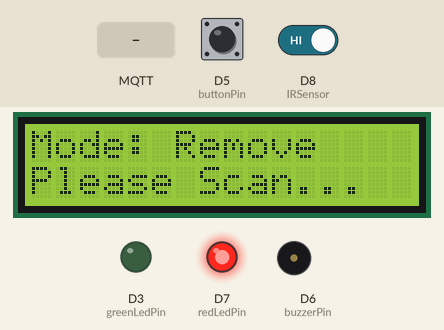
The sketch below on a simulated ESP8266 (NodeMCU). Parts: 16×2 character LCD, output pins drawn as LEDs (lit = HIGH), buzzer (waves = sounding). The inputs (shaded band) are chosen by the test bench; at power-on: D5 (buttonPin) HIGH, D8 (IRSensor) HIGH. WiFi joins after 1.5 s; servers stay silent unless stated; no MQTT or app messages arrive unless stated; what the sketch prints to the serial monitor is not drawn.

Above: at 3.3 s.
3.4 s: MQTT message "success" arrives on the first subscribed topic
At 4.8 s:
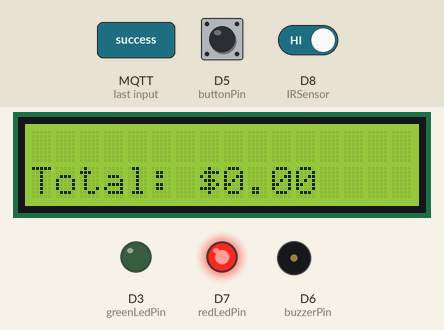
5.1 s: D5 (buttonPin) pulled LOW for 0.15 s
At 6.5 s:
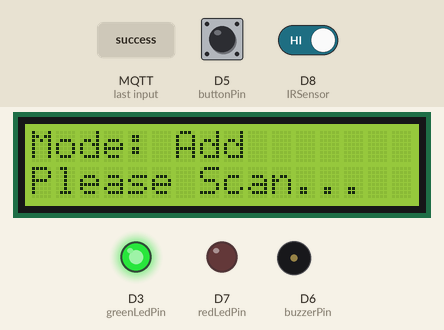
6.8 s: MQTT message "1" arrives on the first subscribed topic
At 7.5 s:
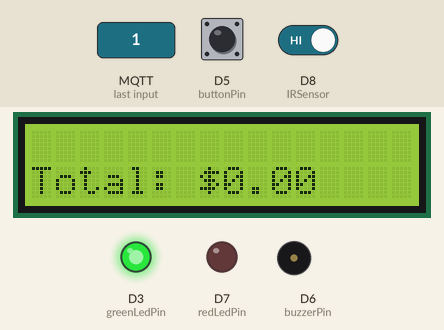
10.0 s: D5 (buttonPin) pulled LOW for 1 s
At 11.7 s:
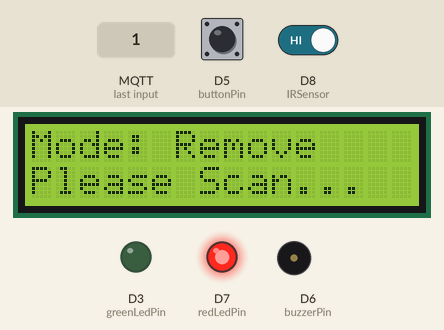
12.5 s: D5 (buttonPin) pulled LOW for 3.2 s
At 16.4 s:
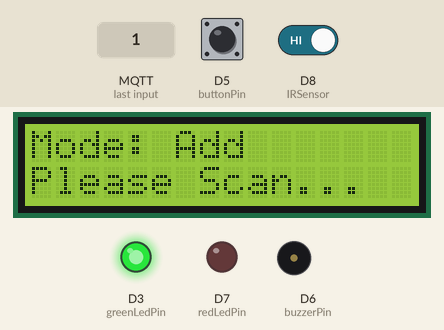
Timing chart, 0 to 17.9 s (numbered marks = the images above; inputs shaded):
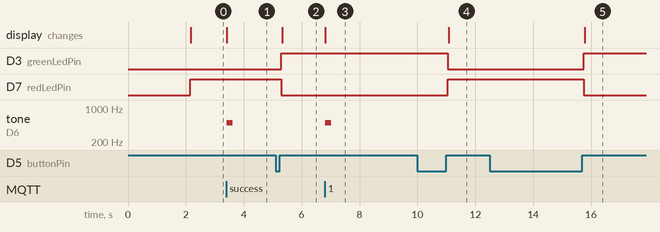

Measured:
- after the input at 3.4 s, tone on D6 (buzzerPin): silent → 500 Hz at once, → silent 0.20 s later; the display: changes at once (image 1)
- after the input at 5.1 s, D3 (greenLedPin): LOW → HIGH after 0.20 s; D7 (redLedPin): HIGH → LOW after 0.20 s; the display: changes after 0.23 s (image 2)
- after the input at 6.8 s, tone on D6 (buzzerPin): silent → 500 Hz at once, → silent 0.20 s later; the display: changes at once (image 3)
- after the input at 10.0 s, D3 (greenLedPin): HIGH → LOW after 1.1 s; D7 (redLedPin): LOW → HIGH after 1.1 s; the display: changes after 1.1 s (image 4)
- after the input at 12.5 s, D3 (greenLedPin): LOW → HIGH after 3.3 s; D7 (redLedPin): HIGH → LOW after 3.3 s; the display: changes after 3.3 s (image 5)

The sketch:

slave.ino
```cpp
#include <Arduino.h>
#include <Wire.h>
#include <ESP8266WiFi.h>
#include <PubSubClient.h>
#include <ArduinoJson.h>
#include <LiquidCrystal_I2C.h>

const char* ssid = "IPHONE12";
const char* password = "12345678";
const char* mqtt_server = "broker.hivemq.com";
const int mqtt_port = 1883;
const char* mqtt_topic_add = "rfid/product/add";
const char* mqtt_topic_delete = "rfid/product/delete";
const char* mqtt_topic_payment_status = "rfid/payment/status";

const int buttonPin = D5;
const int greenLedPin = D3;
const int redLedPin = D7;
const int buzzerPin = D6;
const int IRSensor = D8;

WiFiClient espClient;
PubSubClient client(espClient);

LiquidCrystal_I2C lcd(0x27, 16, 2);

bool addMode = true;
bool buttonState;
bool lastButtonState = HIGH;
unsigned long lastDebounceTime = 0;
unsigned long debounceDelay = 50;

// Function to update the display with mode and product status
void updateDisplay(const char* mode, const char* status) {
  lcd.clear();
  lcd.setCursor(0, 0);
  lcd.print("Mode: ");
  lcd.print(mode);

  lcd.setCursor(0, 1);
  lcd.print(status);
}

// Function to set up pin modes
void pinMode_setup() {
  pinMode(buttonPin, INPUT_PULLUP);
  pinMode(IRSensor, INPUT);
  pinMode(greenLedPin, OUTPUT);
  pinMode(redLedPin, OUTPUT);
  pinMode(buzzerPin, OUTPUT);
}

// Function to set up WiFi connection
void setup_wifi() {
  WiFi.begin(ssid, password);
  Serial.print("Connecting to Wifi");
  while (WiFi.status() != WL_CONNECTED) {
    delay(1000);
    Serial.print(".");
  }
  Serial.println(" ");
  Serial.println("WiFi connected");
}

// MQTT callback function
void callback(char* topic, byte* payload, unsigned int length) {
  DynamicJsonDocument jsonDoc(256);
  deserializeJson(jsonDoc, payload, length);
  const char* status = jsonDoc["status"];
  float totalBill = jsonDoc["totalBill"];

  // Update display with payment status
  lcd.clear();
  lcd.setCursor(0, 0);
  lcd.print(status);
  lcd.setCursor(0, 1);
  lcd.print("Total: $");
  lcd.print(totalBill);

  // Play appropriate tone
  int toneFreq = (strcmp(status, "success") == 0) ? 1000 : 500;
  tone(buzzerPin, toneFreq);
  delay(200);
  noTone(buzzerPin);
}

// Function to reconnect to MQTT
void reconnect() {
  while (!client.connected()) {
    Serial.println("Reconnecting to MQTT");
    if (client.connect("NodeMCU_Client")) {
      Serial.println("Connected to MQTT");
      client.subscribe(mqtt_topic_payment_status);
    } else {
      Serial.println("MQTT connection failed, retrying again in 5 seconds");
      delay(5000);
    }
  }
}

void setup() {
  Serial.begin(9600);
  pinMode_setup();
  lcd.init();
  lcd.backlight();
  updateDisplay("Add", "Please Scan...");
  setup_wifi();
  client.setServer(mqtt_server, mqtt_port);
  client.setCallback(callback);
  reconnect();
}

void loop() {
  client.loop();

  int reading = digitalRead(buttonPin);
  int IRState = digitalRead(IRSensor);  // Read the state of IR sensor

  if (reading != lastButtonState) {
    lastDebounceTime = millis();
  }

  if ((millis() - lastDebounceTime) > debounceDelay) {
    if (reading != buttonState) {
      buttonState = reading;
      if (buttonState == HIGH) {
        addMode = !addMode;
        digitalWrite(greenLedPin, addMode ? HIGH : LOW);
        digitalWrite(redLedPin, addMode ? LOW : HIGH);

        // Update display with mode change
        updateDisplay(addMode ? "Add" : "Remove", "Please Scan...");
      }
    }
  }

  lastButtonState = reading;

  // Check if data is available from Arduino
  if (Serial.available()) {
    String jsonStr = Serial.readStringUntil('\n');
    DynamicJsonDocument jsonDoc(256);
    DeserializationError error = deserializeJson(jsonDoc, jsonStr);

    if (!error) {
      if (addMode && IRState == LOW) {
        if (client.connected()) {
          client.publish(mqtt_topic_add, jsonStr.c_str());  // Changed this line
          Serial.println(jsonStr);                          // Print the JSON data received
          String prodName = jsonDoc["ProductName"];

          // Update display with product added status
          updateDisplay("ADD", (prodName + " Added").c_str());  // Changed this line

          int toneFreq = 1500;
          tone(buzzerPin, toneFreq);
          delay(1000);
          noTone(buzzerPin);
        } else {
          Serial.println("Mqtt Not Connected");
          reconnect();
        }
      } else if (!addMode && IRState == LOW) {
        if (client.connected()) {
          client.publish(mqtt_topic_delete, jsonStr.c_str());  // Changed this line
          Serial.println(jsonStr);                             // Print the JSON data received
          String prodName = jsonDoc["ProductName"];

          // Update display with product removed status
          updateDisplay("REMOVE", (prodName + " Removed").c_str());  // Changed this line

          int toneFreq = 100;
          tone(buzzerPin, toneFreq);
          delay(1000);
          noTone(buzzerPin);
        } else {
          Serial.println("Mqtt Not Connected");
          reconnect();
        }
      }
    } else {
      Serial.print("deserializeJson() failed: ");
      Serial.println(error.c_str());
    }
  }
}
```
